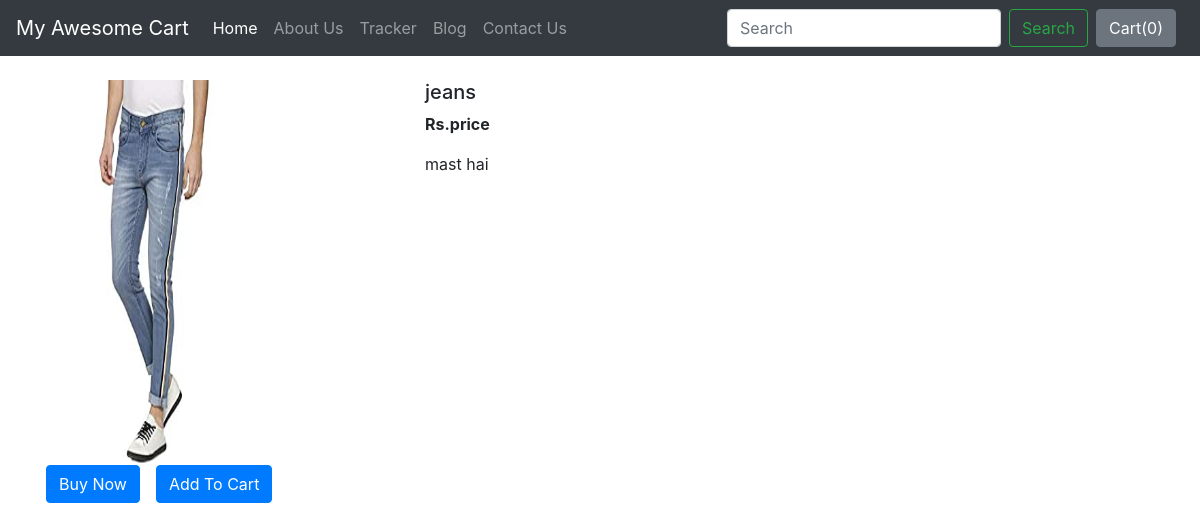
Screenshot of /shop/products/2 with the database file from the repository.
### shop/models.py (models this page shows, shortened)
class Product(models.Model):
    product_id = models.AutoField
    product_name = models.CharField(max_length=50)
    category = models.CharField(max_length=50, default="")
    subcategory = models.CharField(max_length=50, default="")
    price = models.IntegerField(default=0)
    desc = models.CharField(max_length=300)
    pub_date = models.DateField()
    image = models.ImageField(upload_to='shop/images', default="")

### shop/views.py (the view)
# urls.py: path('products/<int:myid>', views.productView, name="productView"),
def productView(request, myid):
    product = Product.objects.filter(id=myid)
    return render(request, "shop/productView.html", {'product': product[0]})

### shop/templates/shop/productView.html (shortened to what this page needs)
{% extends 'shop/basic.html' %}
{% block body %}
<div class="container my-4">
    <div class="row">
    <div class="col-md-4">
    <div class="row">
        <img src="/media/{{product.image}}" width="233px" height="385px">
    </div>
        <div class="row">
            <button class="btn btn-primary mx-3">Buy Now</button>
            <button class="btn btn-primary">Add To Cart</button>
        </div>
    </div>
    <div class="col-md-8">
        <h5>{{product.product_name}}</h5>
        <p><b>Rs.price </b></p>
        <p>{{product.desc}}</p>
    </div>
    </div>
</div>
{% endblock %}

### rows the page displays
Product: image (picture), product_name "jeans", desc "mast hai"
